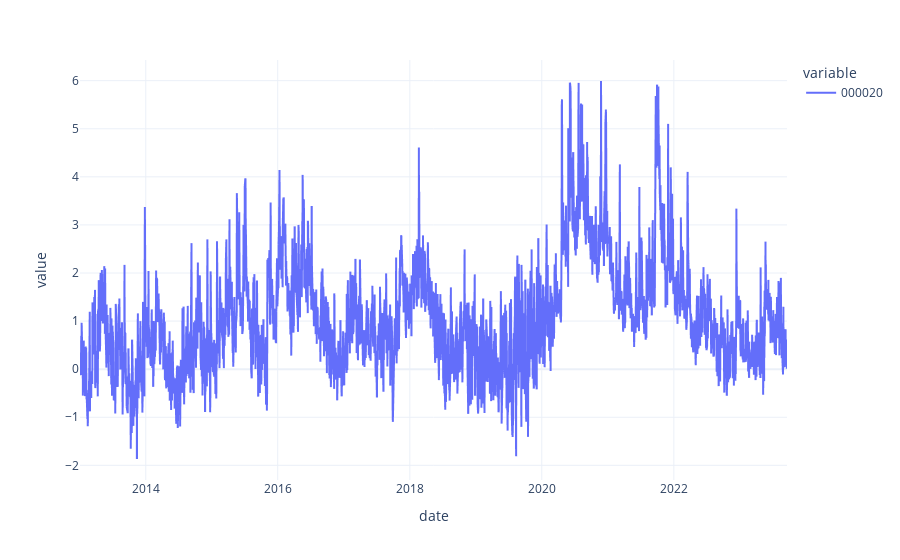

The cell this chart's notebook holds for it:
### Code cell
(y2).cumsum().plot()

### Figure 1 — Plotly figure (JSON) as saved in the notebook; plotly's stock layout.template omitted (floating-point values rounded to 4 significant figures; data arrays with more than 128 entries replaced by an {"elided": "..."} marker saying what was removed)
{"data": [{"hovertemplate": "variable=000020<br>date=%{x}<br>value=%{y}<extra></extra>", "legendgroup": "000020", "line": {"color": "#636efa", "dash": "solid"}, "marker": {"symbol": "circle"}, "mode": "lines", "name": "000020", "showlegend": true, "type": "scattergl", "x": {"elided": "2640 str values"}, "xaxis": "x", "y": {"elided": "2640 float values"}, "yaxis": "y"}], "layout": {"legend": {"title": {"text": "variable"}, "tracegroupgap": 0}, "margin": {"t": 60}, "xaxis": {"anchor": "y", "domain": [0, 1], "title": {"text": "date"}}, "yaxis": {"anchor": "x", "domain": [0, 1], "title": {"text": "value"}}}}
